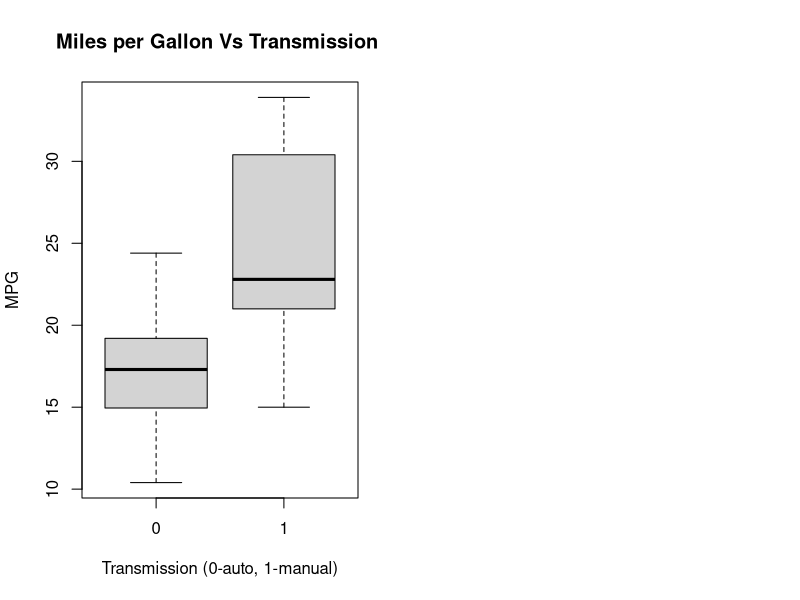
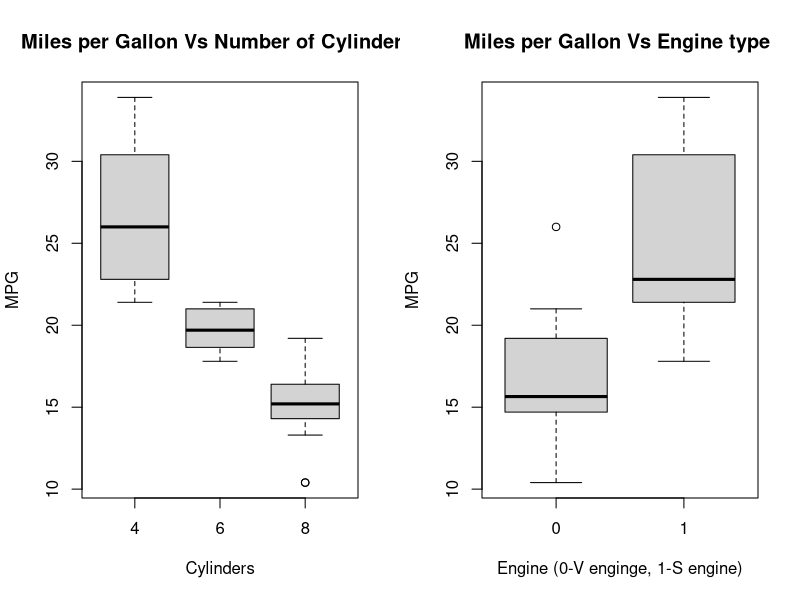
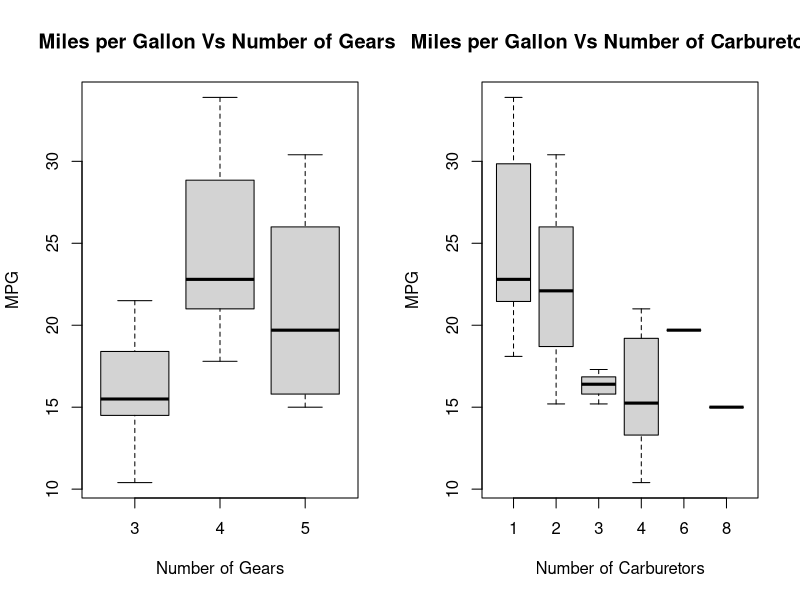
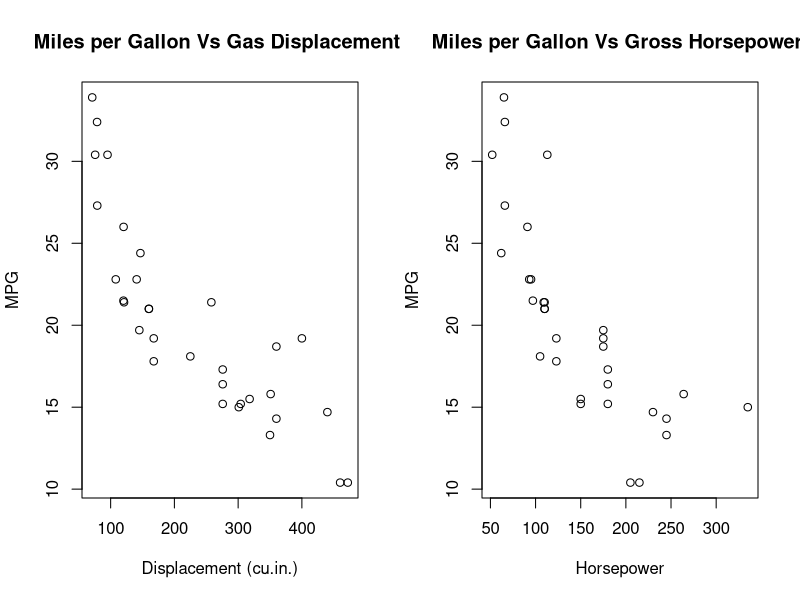
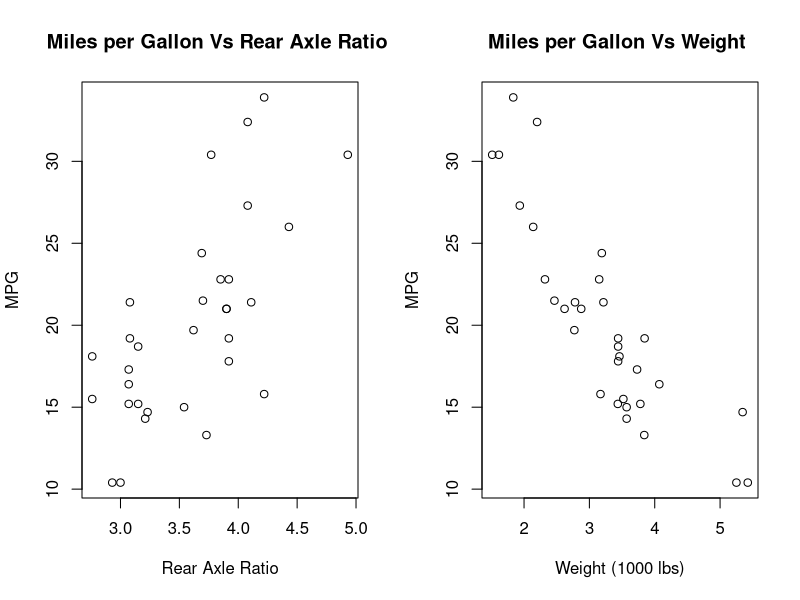
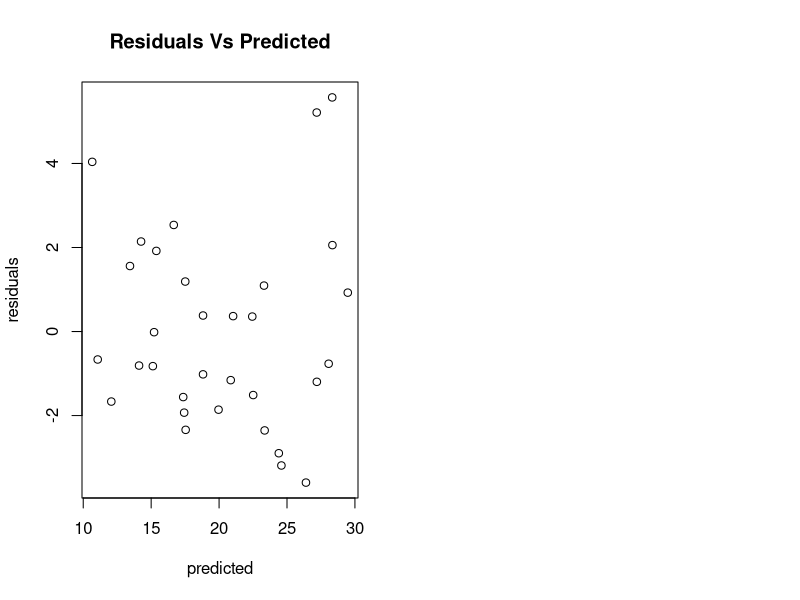

Write the R code that produced these figures, in order.
## ---- chunk 1
knitr::opts_chunk$set(echo = TRUE)
## ---- chunk 2
data(mtcars)
head(mtcars, 1)
## ---- chunk 3
fit0 <- lm(mpg ~ factor(am), data = mtcars)
summary(fit0)$coefficients
summary(fit0)$r.squared 
## ---- chunk 4
cor(mtcars)[-1, 1]
## ---- chunk 5
fit0 <- lm(mpg ~ factor(am), data = mtcars)
fit1 <- lm(mpg ~ factor(am) + cyl + disp + wt + hp, data = mtcars)
fit2 <- lm(mpg ~ factor(am) + cyl + disp + wt + drat + vs + carb, data = mtcars)
anova(fit0, fit1, fit2)
## ---- chunk 6
summary(fit1)$coefficients
## ---- chunk 7
par(mfrow=c(1,2))
boxplot(mpg ~ am, data = mtcars, main = "Miles per Gallon Vs Transmission "
        , xlab = "Transmission (0-auto, 1-manual)",  ylab = "MPG")
## ---- chunk 8
par(mfrow=c(1,2))
boxplot(mpg ~ cyl, data = mtcars, main = "Miles per Gallon Vs Number of Cylinders "
        , xlab = "Cylinders",  ylab = "MPG")
boxplot(mpg ~ vs, data = mtcars, main = "Miles per Gallon Vs Engine type "
        , xlab = "Engine (0-V enginge, 1-S engine)",  ylab = "MPG")
boxplot(mpg ~ gear, data = mtcars, main = "Miles per Gallon Vs Number of Gears "
        , xlab = "Number of Gears",  ylab = "MPG")
boxplot(mpg ~ carb, data = mtcars, main = "Miles per Gallon Vs Number of Carburetors "
        , xlab = "Number of Carburetors",  ylab = "MPG")
## ---- chunk 9
par(mfrow=c(1,2))
plot(mtcars$disp, mtcars$mpg, main = "Miles per Gallon Vs Gas Displacement "
     , xlab = "Displacement (cu.in.)",  ylab = "MPG")
plot(mtcars$hp, mtcars$mpg, main = "Miles per Gallon Vs Gross Horsepower "
     , xlab = "Horsepower",  ylab = "MPG")
plot(mtcars$drat, mtcars$mpg, main = "Miles per Gallon Vs Rear Axle Ratio "
     , xlab = "Rear Axle Ratio",  ylab = "MPG")
plot(mtcars$wt, mtcars$mpg, main = "Miles per Gallon Vs Weight "
     , xlab = "Weight (1000 lbs)",  ylab = "MPG")
## ---- chunk 10
residuals <- resid(fit1)
predicted <- predict(fit1)
plot(predicted, residuals, main ="Residuals Vs Predicted")

